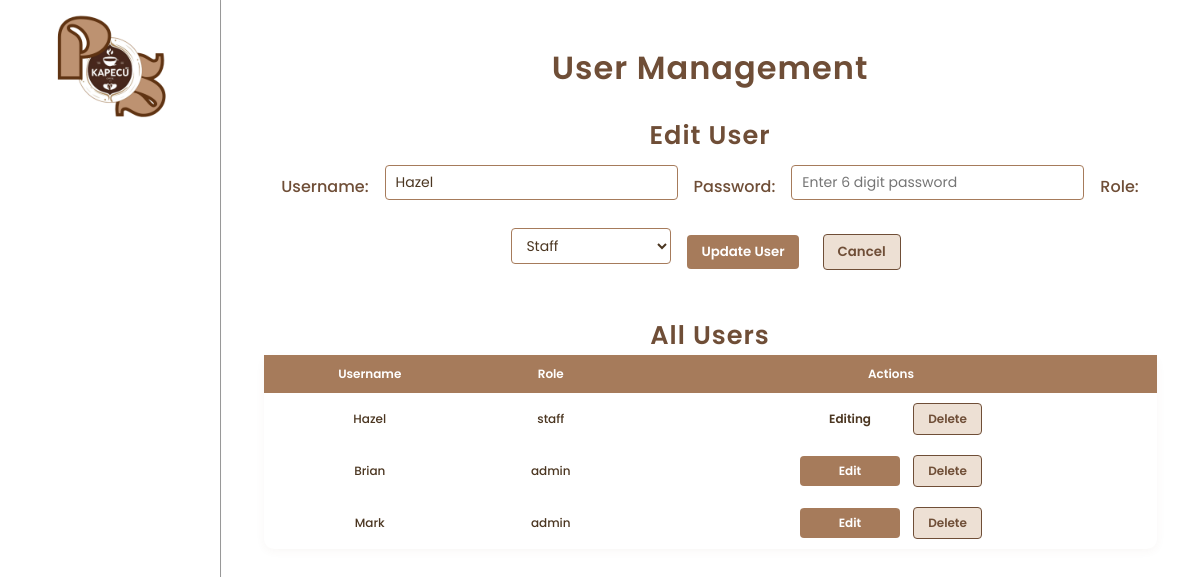
/users/edit/1 (signed in), run on an earlier commit of the app's database.
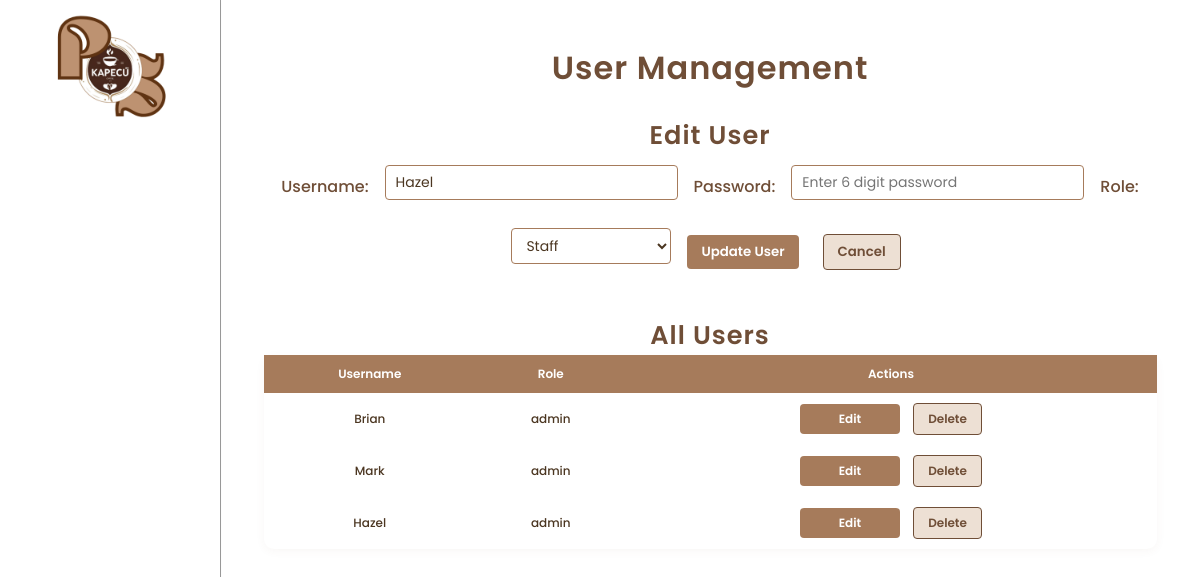
And on a later commit of the database.
### tables this page shows
CREATE TABLE "users" (
                id INTEGER PRIMARY KEY AUTOINCREMENT,
                username TEXT NOT NULL,
                passkey TEXT NOT NULL,
                role TEXT NOT NULL CHECK(role IN ('admin', 'staff')),
                created_at DATETIME DEFAULT CURRENT_TIMESTAMP,
                is_deleted BOOLEAN DEFAULT 0
            );

### app.py (the view)
@app.route("/users/edit/<int:user_id>", methods=["GET", "POST"])
@login_required
def edit_user(user_id):
    if not is_admin():
        return redirect(url_for("purchase"))
    with sqlite3.connect(DB) as conn:
        cur = conn.cursor()
        if request.method == "POST":
            username = request.form["username"]
            passkey = request.form["passkey"]
            role = request.form["role"]
            if not username or not role:
                flash("Username and role are required", "warning")
                return redirect(url_for("edit_user", user_id=user_id))
            normalized_username = username.replace(" ", "").lower()
            cur.execute("""
                SELECT id FROM users
                WHERE REPLACE(LOWER(username), ' ', '') = ? AND id != ? AND is_deleted != 1""",
                (normalized_username, user_id))
            duplicate = cur.fetchone()
            if duplicate:
                flash("A user with this username already exists.", "warning")
                return redirect(url_for("edit_user", user_id=user_id))
            if passkey:
                if not re.fullmatch(r"\d{6}", passkey):
                    flash("Passkey must be exactly 6 digits", "warning")
                    return redirect(url_for("edit_user", user_id=user_id))
                hashed_passkey = generate_password_hash(passkey)
                cur.execute("UPDATE users SET username=?, passkey=?, role=? WHERE id=?",
                            (username, hashed_passkey, role, user_id))
            else:
                cur.execute("UPDATE users SET username=?, role=? WHERE id=?",
                            (username, role, user_id))
            conn.commit()
            flash("User updated successfully", "success")
            return redirect(url_for("users"))
        else:
            cur.execute("SELECT id, username, role FROM users WHERE id=?", (user_id,))
            row = cur.fetchone()
    if row is None:
        flash("User not found", "warning")
        return redirect(url_for("users"))
    user_dict = {"id": row[0], "username": row[1], "role": row[2]}
    with sqlite3.connect(DB) as conn:
        cur = conn.cursor()
        cur.execute("SELECT id, username, role FROM users WHERE is_deleted != 1")
        user_list = cur.fetchall()
    return render_template("users.html", users=user_list, edit_user=user_dict)

### app.py (called while the page is built)
@app.before_request
def setup():
    init_db(DB)

### auth.py (called while the page is built)
def login_required(f):
    @wraps(f)
    def decorated(*args, **kwargs):
        if "user" not in session:
            return redirect(url_for("login"))
        return f(*args, **kwargs)
    return decorated

def is_admin():
    return session.get("role") == "admin"

### templates/users.html (shortened to what this page needs)
{% extends 'layout.html' %}
{% block content %}
<link rel="stylesheet" href="{{ url_for('static', filename='css/users.css') }}">
<h1>User Management</h1>
<h2>{{ 'Edit' if edit_user else 'Add New' }} User</h2>
<form method="POST" class="user-form" action="{{ url_for('edit_user', user_id=edit_user.id) if edit_user else url_for('add_user') }}">
    <label for="username">Username:</label>
    <input placeholder="Enter username" type="text" name="username" id="username" required maxlength="30" value="{{ edit_user.username if edit_user else '' }}">
    <label for="passkey">Password:</label>
    <input placeholder="Enter 6 digit password" type="password" name="passkey" id="passkey"
        placeholder="{{ 'Blank = keep password' if edit_user else '' }}" maxlength="6" pattern="\d{6}"
        {{ 'required' if not edit_user else '' }}>
    <label for="role">Role:</label>
    <select name="role" id="role" required>
        <option value="staff" {% if edit_user and edit_user.role == 'staff' %}selected{% endif %}>Staff</option>
    </select>
    <button type="submit">{{ 'Update' if edit_user else 'Add' }} User</button>
    {% if edit_user %}
        <button type="button" id="cancel-edit-btn">Cancel</button>
    {% endif %}
</form>
<h2>All Users</h2>
<table>
    <thead>
        <tr>
            <th>Username</th>
            <th>Role</th>
            <th>Actions</th>
        </tr>
    </thead>
    <tbody>
        {% for u in users %}
        <tr>
            <td>{{ u[1] }}</td>
            <td>{{ u[2] }}</td>
            <td class="actions-cell">
                <a href="{{ url_for('edit_user', user_id=u[0]) }}" class="{% if edit_user and u[0] == edit_user.id %}editing-user{% endif %} action-btn action-btn-edit">
                    {% if edit_user and u[0] == edit_user.id %}
                        Editing
                    {% else %}
                        Edit
                    {% endif %}
                </a>
                <form method="POST" action="{{ url_for('delete_user', user_id=u[0]) }}" style="display:inline;" onsubmit="return confirm('Delete this user?');">
                    <button type="submit" class="action-btn action-btn-delete">Delete</button>
                </form>
            </td>
        </tr>
        {% endfor %}
    </tbody>
</table>
{% endblock %}

What changed in the data, as far as the page shows it:
no longer on one of the page's lists (row edited): users: username "Hazel", role "staff"
added users: username "Hazel", role "admin", shows "Edit"
